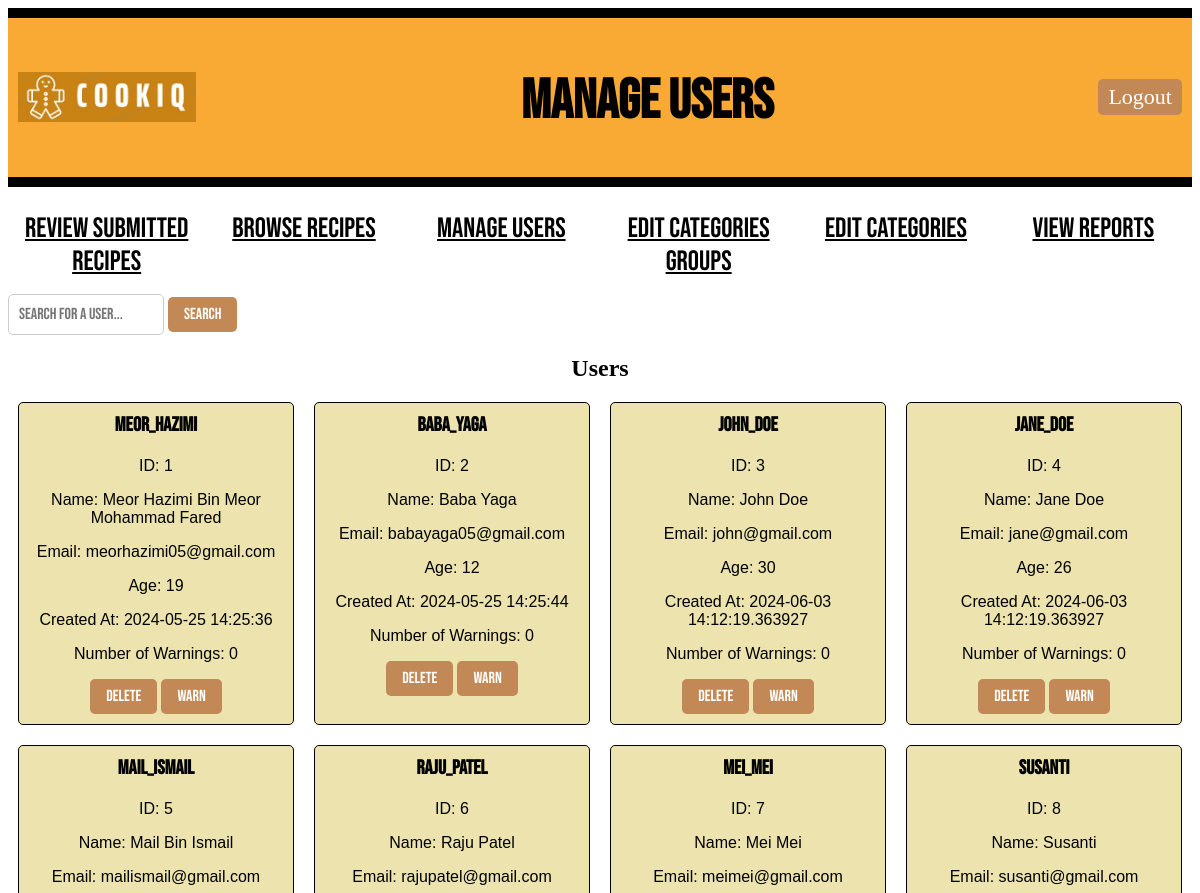
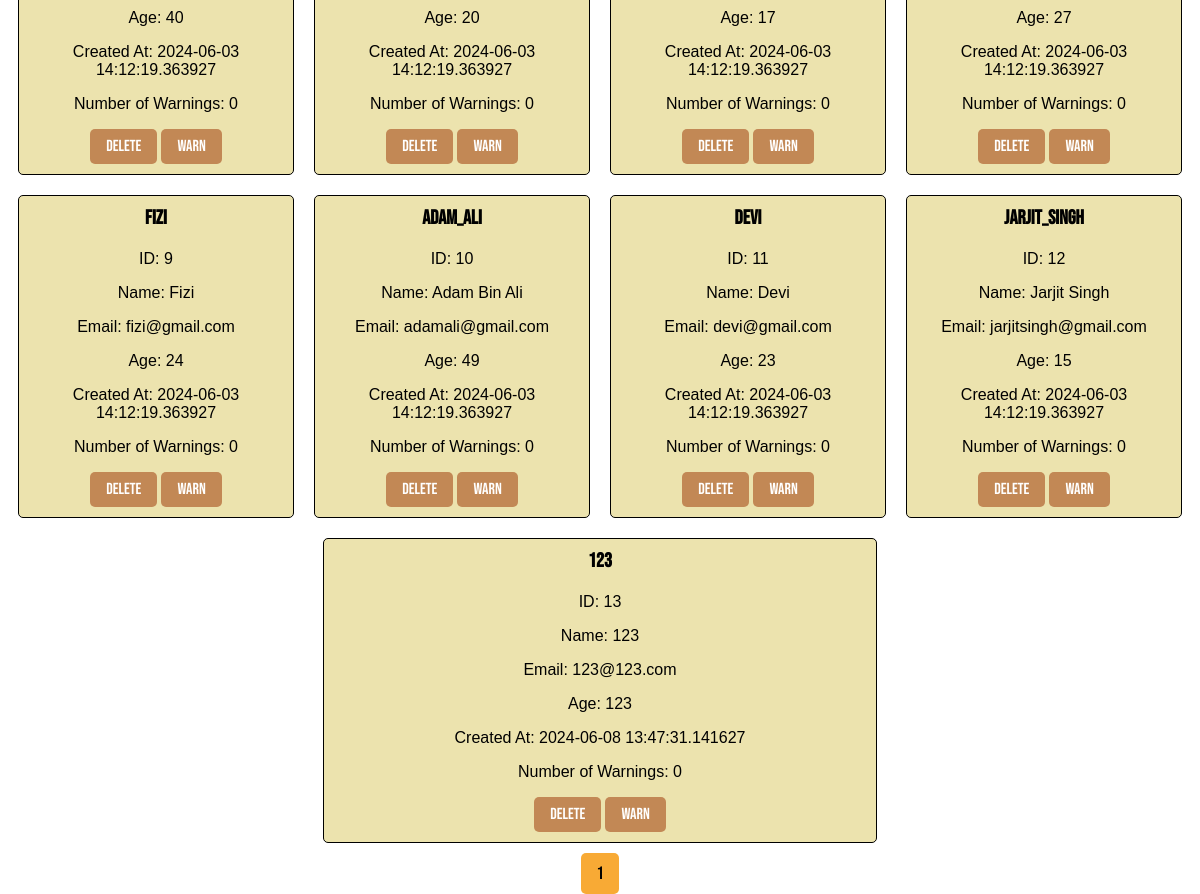
The app's page /admin/1/manage_users (signed in) with its own data (2 pictures, top to bottom).
### models.py (models this page shows, shortened)
class User(db.Model):
    id = db.Column(db.Integer, primary_key=True)
    name = db.Column(db.String(100), nullable=False)
    email = db.Column(db.String(80), unique=True, nullable=False)
    username = db.Column(db.String(100), unique=True, nullable=False)
    age = db.Column(db.Integer)
    password = db.Column(db.String(100), nullable=False)
    created_at = db.Column(db.DateTime(timezone=True), default=lambda: datetime.now(timezone('Asia/Kuala_Lumpur')))
    number_of_warnings = db.Column(db.Integer, default=0)
    recipes = db.relationship('Recipe', backref='author', cascade="all, delete-orphan", lazy=True)
    comments = db.relationship('Comment', backref='commenter', cascade="all, delete-orphan", lazy=True)
    favourite_recipes = db.relationship('FavouriteRecipe', backref='user_fav', cascade="all, delete-orphan", lazy=True)
    notifications = db.relationship('Notification', back_populates='user', cascade="all, delete-orphan", lazy=True, overlaps="user_notifications")
    reports = db.relationship('Report', back_populates='user', cascade="all, delete-orphan", lazy=True, overlaps="user_reports")

### main.py (the view)
@app.route("/admin/<int:admin_id>/manage_users")
def manage_users(admin_id):
    if "admin_id" not in session:
        return redirect(url_for("adminlogin"))
    admin = Admin.query.get_or_404(admin_id)
    search_query = request.args.get('search_query', '').strip()
    page = request.args.get('page', 1, type=int)
    per_page = 20
    if search_query:
        users_query = User.query.filter(User.username.contains(search_query))
    else:
        users_query = User.query
    pagination = users_query.paginate(page=page, per_page=per_page, error_out=False)
    users = pagination.items
    return render_template("manage_users.html", admin_id=admin_id, admin=admin, users=users, search_query=search_query, pagination=pagination)

### templates/manage_users.html (shortened to what this page needs)
<!DOCTYPE html>
<html lang="en">
<head>
    <link rel="stylesheet" href="{{ url_for('static', filename='style.css') }}">
</head>
<body>
    <div class="header">
        <div class="logo-container">
            <img style="height: 50px; padding-bottom: 30px;" src="{{ url_for('static', filename='Logo_CookiQ.jpeg') }}" alt="Logo_CookiQ">
        </div>
        <h1 class="title">Manage Users</h1>
        <a href="{{ url_for('adminlogout') }}" class="LogOutButton">Logout</a>
    </div>
    {% include '_flashes.html' %}
    <div class="classification">
        <ul>
            <li><a href="{{ url_for('pending_submissions', admin_id=admin.id) }}" class="nav-button">Review Submitted Recipes</a></li>
            <li><a href="{{ url_for('admin_browse_recipes', admin_id=admin.id)}}" class="nav-button">Browse Recipes</a></li>
            <li><a href="{{ url_for('manage_users', admin_id=admin.id) }}" class="nav-button">Manage Users</a></li>
            <li><a href="{{ url_for('edit_category_groups', admin_id=admin.id)}}" class="nav-button">Edit Categories Groups</a></li>
            <li><a href="{{ url_for('edit_categories', admin_id=admin.id) }}" class="nav-button">Edit Categories</a></li>
            <li><a href="{{ url_for('view_reports', admin_id=admin.id) }}" class="nav-button">View Reports</a></li>
        </ul>
    </div>
    <div class="search-bar">
        <form method="GET" action="{{ url_for('manage_users', admin_id=admin.id) }}">
            <input type="text" name="search_query" placeholder="Search for a user..." value="{{ request.args.get('search_query', '') }}">
            <button type="submit">Search</button>
        </form>
    </div>
    <div class="users">
        <h2 class="centertext">Users</h2>
        {% for i in range(0, users|length, 4) %}
            <div class="user-row">
                {% for user in users[i:i+4] %}
                    <div class="user-card">
                        <h3>{{ user.username }}</h3>
                        <p>ID: {{ user.id }}</p>
                        <p>Name: {{ user.name }}</p>
                        <p>Email: {{ user.email }}</p>
                        <p>Age: {{ user.age }}</p>
                        <p>Created At: {{ user.created_at }}</p>
                        <p>Number of Warnings: {{ user.number_of_warnings }}</p>
                        <form action="{{ url_for('delete_user', admin_id=admin.id, user_id=user.id) }}" method="post" style="display:inline;">
                            <button type="submit" onclick="return confirm('Are you sure you want to delete this user?');">Delete</button>
                        </form>
                        <form action="{{ url_for('warn_user', admin_id=admin.id, user_id=user.id) }}" method="post" style="display:inline;">
                            <button type="submit" onclick="return confirm('Are you sure you want to warn this user?');">Warn</button>
                        </form>
                    </div>
                {% endfor %}
            </div>
        {% endfor %}
    </div>
    <div class="pagination">
        {% for number in pagination.iter_pages() %}
            {% if pagination.page != number %}
                <span>
                    <a class='page-number' href="{{ url_for('manage_users', admin_id=admin.id, page=number, search_query=search_query) }}">
                        {{ number }}
                    </a>
                </span>
            {% else %}
                <span class='current-page-number'>{{ number }}</span>
            {% endif %}
        {% endfor %}
    </div>
</body>
</html>

### static/style.css (style rules this page uses)
.header { display: flex; align-items: center; justify-content: space-between; background-color: #f8aa35; border-top: 10px solid #000; border-bottom: 10px solid #000; margin-bottom: 20px; padding: 5px 10px; }
.logo-container { display: flex; align-items: center; margin-top: 30px; }
.centertext { text-align: center; }
.title { font-family: 'Bebas Neue', sans-serif; font-size: 55px; color: rgb(0, 0, 0); margin-top: 45px; }
.nav-button { border: none; color: rgb(0, 0, 0); }
.MainButton, .HomeButton, .LogOutButton { padding: 5px 10px; border-radius: 5px; background-color: #c28855; color: #fff; font-size: 22px; font-weight: 300; cursor: pointer; text-decoration: none; left: 20px; }
.classification ul { text-align: center; display: flex; padding-top: 5px; padding-left: 0px; }
.classification li { font-family: 'Bebas Neue', sans-serif; font-size: 28px; font-weight: 300; text-transform: uppercase; display: inline-block; width: 100%; }
.recipe-row, .user-row { display: flex; justify-content: center; margin-bottom: 20px; }
.recipe-card, .user-card { width: 45%; margin: 0 10px; padding: 10px; border: 1px solid #000; border-radius: 5px; background-color: #ece3ae; text-align: center; }
.recipe-card h3, .user-card h3 { margin-top: 0; font-family: 'Bebas Neue', sans-serif; font-size: 20px; }
.recipe-card p, .user-card p { font-family: 'Franklin Gothic Medium', 'Arial Narrow', Arial, sans-serif; text-align: center; }
.category-selection, .search-bar { margin-bottom: 20px; }
.category-selection button, .search-bar button, .users button, .recipe-card a, .delete-button { padding: 8px 16px; border: none; cursor: pointer; border-radius: 5px; font-family: 'Bebas Neue', sans-serif; font-size: 16px; background-color: #c28855; color: #fff; transition: background-color 0.3s; }
.search-bar input[type="text"] { font-family: 'Bebas Neue', sans-serif; padding: 10px; border: 1px solid #ccc; border-radius: 5px; font-size: 16px; }
.pagination { text-align: center; margin-top: 20px; font-family: 'Bebas Neue', sans-serif; }
.pagination a, .pagination span { margin: 0 5px; padding: 10px 15px; border-radius: 5px; text-decoration: none; font-size: 18px; background-color: #c28855; color: #fff; transition: background-color 0.3s; }
.pagination span.current-page-number { background-color: #f8aa35; color: #000; cursor: default; }

### records on screen
User: username "meor_hazimi", id "1", name "Meor Hazimi Bin Meor Mohammad Fared", email "meorhazimi05@gmail.com", age "19", created_at "2024-05-25 14:25:36", number_of_warnings "0"
User: username "baba_yaga", id "2", name "Baba Yaga", email "babayaga05@gmail.com", age "12", created_at "2024-05-25 14:25:44", number_of_warnings "0"
User: username "john_doe", id "3", name "John Doe", email "john@gmail.com", age "30", created_at "2024-06-03 14:12:19.363927", number_of_warnings "0"
User: username "jane_doe", id "4", name "Jane Doe", email "jane@gmail.com", age "26", created_at "2024-06-03 14:12:19.363927", number_of_warnings "0"
User: username "mail_ismail", id "5", name "Mail Bin Ismail", email "mailismail@gmail.com", age "40", created_at "2024-06-03 14:12:19.363927", number_of_warnings "0"
User: username "raju_patel", id "6", name "Raju Patel", email "rajupatel@gmail.com", age "20", created_at "2024-06-03 14:12:19.363927", number_of_warnings "0"
User: username "mei_mei", id "7", name "Mei Mei", email "meimei@gmail.com", age "17", created_at "2024-06-03 14:12:19.363927", number_of_warnings "0"
User: username "susanti", id "8", name "Susanti", email "susanti@gmail.com", age "27", created_at "2024-06-03 14:12:19.363927", number_of_warnings "0"
User: username "fizi", id "9", name "Fizi", email "fizi@gmail.com", age "24", created_at "2024-06-03 14:12:19.363927", number_of_warnings "0"
User: username "adam_ali", id "10", name "Adam Bin Ali", email "adamali@gmail.com", age "49", created_at "2024-06-03 14:12:19.363927", number_of_warnings "0"
User: username "devi", id "11", name "Devi", email "devi@gmail.com", age "23", created_at "2024-06-03 14:12:19.363927", number_of_warnings "0"
User: username "jarjit_singh", id "12", name "Jarjit Singh", email "jarjitsingh@gmail.com", age "15", created_at "2024-06-03 14:12:19.363927", number_of_warnings "0"
User: username "123", id "13", name "123", email "123@123.com", age "123", created_at "2024-06-08 13:47:31.141627", number_of_warnings "0"

### other values on screen
{{ number }} "1"
